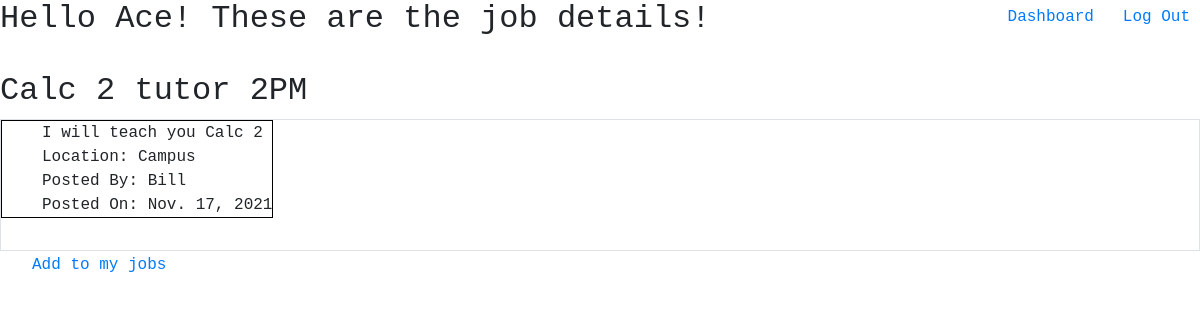
The page /jobs/2 (signed in) on the database its author committed.
### job_app/models.py (models this page shows)
class User(models.Model):
    first_name = models.CharField(max_length=45)
    last_name = models.CharField(max_length=45)
    email = models.EmailField(unique=True)
    password = models.CharField(max_length=255)
    objects = UserManager()

class Jobs(models.Model):
    title = models.CharField(max_length=255)
    description = models.CharField(max_length=255)
    location = models.CharField(max_length=255)
    creator = models.ForeignKey(User, related_name="created_by", on_delete=models.CASCADE)
    current_employee = models.ForeignKey(User, related_name="selected_jobs", on_delete=models.CASCADE, null=True)
    created_at = models.DateField(auto_now_add=True)
    objects = JobsManager()

### job_app/views.py (the view)
# urls.py: path('jobs/<int:job_id>', views.job_page),
def job_page(request, job_id):
    context = {
        'job': Jobs.objects.get(id=job_id),
        'current_user': User.objects.get(id=request.session['user_id'])
    }
    return render(request, "jobs.html", context)

### job_app/templates/jobs.html (shortened to what this page needs)
<!DOCTYPE html>
<html lang="en">
  <head>
    <link
      href="https://stackpath.bootstrapcdn.com/bootstrap/4.5.0/css/bootstrap.min.css"
      rel="stylesheet"
    />
    {% load static %}
    <link rel="stylesheet" href="{% static 'css/style.css' %}" />
  </head>
  <body>
    <h2>Hello {{ current_user.first_name }}! These are the job details!</h2>
    <section>
      <div class="top-right">
        <a href="/dashboard">Dashboard &nbsp;</a>
        <a href="/logout">Log Out</a>
      </div>
    </section>
    <section>
      <h2>{{job.title}}</h2>
      <div class="border">
        <div class="form-group">
          <ul style="list-style-type: none">
            <li>{{job.description}}</li>
            <li>Location: {{job.location}}</li>
            <li>Posted By: {{job.creator.first_name}}</li>
            <li>Posted On: {{job.created_at}}</li>
          </ul>
        </div>
    </div>
    </section>
    <a href="/jobs/add/{{job.id}}" >Add to my jobs</a>
  </body>
</html>

### job_app/static/style.css (style rules this page uses)
* { font-family: 'Hermit', monospace; }
.top-right { position:fixed; right:10px; top:5px; }
section { width: 50%; margin: 0 2em; display: inline; }
.form-group { display: flex; width: auto; }
ul { border: 1px solid black; }
.border { border: 1px solid black; display: flex; width: auto; }

### rows shown on the page
User: first_name "Ace"
Jobs: title "Calc 2 tutor 2PM", description "I will teach you Calc 2", location "Campus", creator.first_name "Bill", created_at "Nov. 17, 2021"
